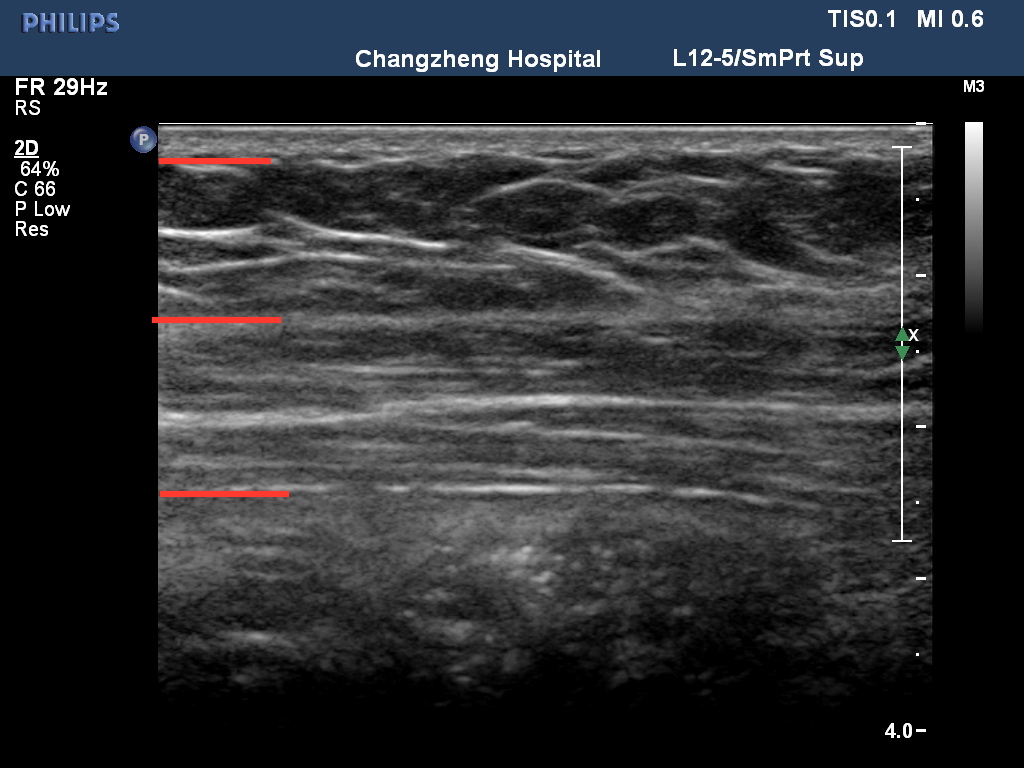
#> input picture image/2.jpg, 1024 x 768 px, found by its file name
$ python cv2_canny_edge_detection.py
#> lines starting #> are read from the running program, lines starting #| are printed output that depends on the picture; after the words box and inside, x2 and y2 are one past the last pixel; in counts of white or black regions, pixels touching at a corner belong together
# ex2tron's blog:
# http://ex2tron.wang

import cv2
import numpy as np

# 1.Canny边缘检测
img = cv2.imread(r'D:\TONG\PycharmProjects\ultrasound image\image\2.jpg', 0)
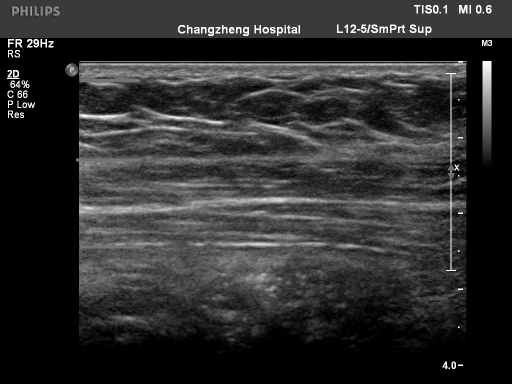
#> img: shape (768, 1024) (shown at 1/2 size); min 0, max 255, mean 45.4
edges = cv2.Canny(img, 30, 70)
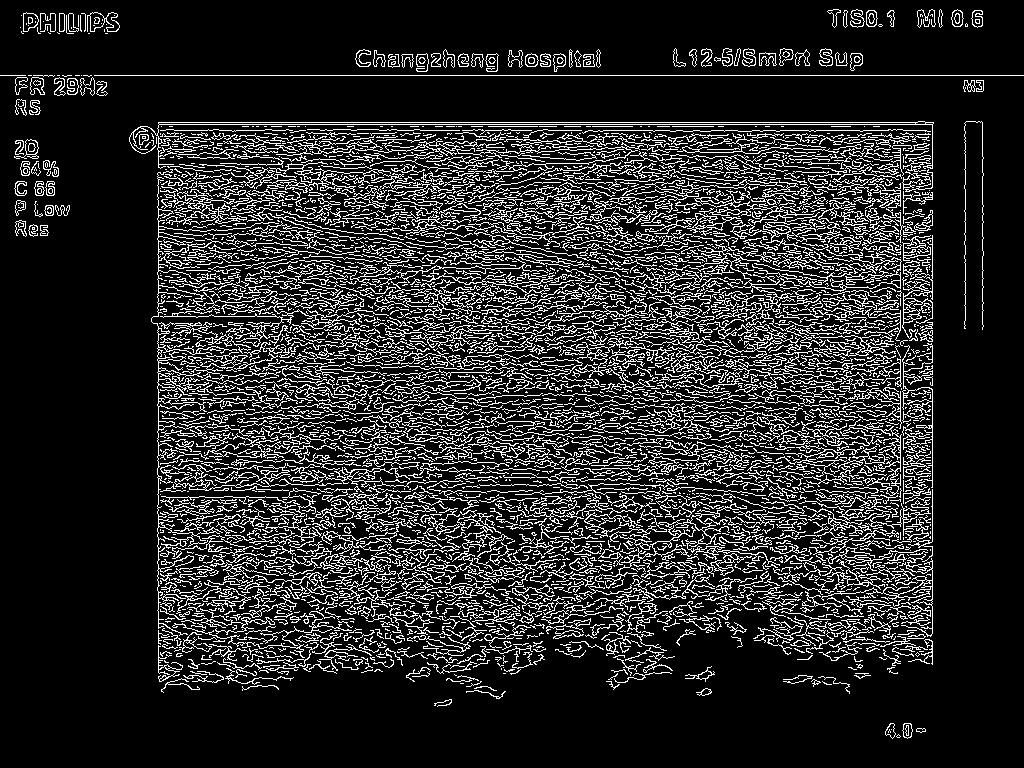
#> edges: shape (768, 1024); 15.9% white in thin lines or dots

# cv2.imshow('canny', edges)
# cv2.waitKey(0)


# 2.先阈值，后边缘检测
# 阈值分割（使用到了番外篇讲到的Otsu自动阈值）
_, thresh = cv2.threshold(img, 0, 255, cv2.THRESH_BINARY + cv2.THRESH_OTSU)
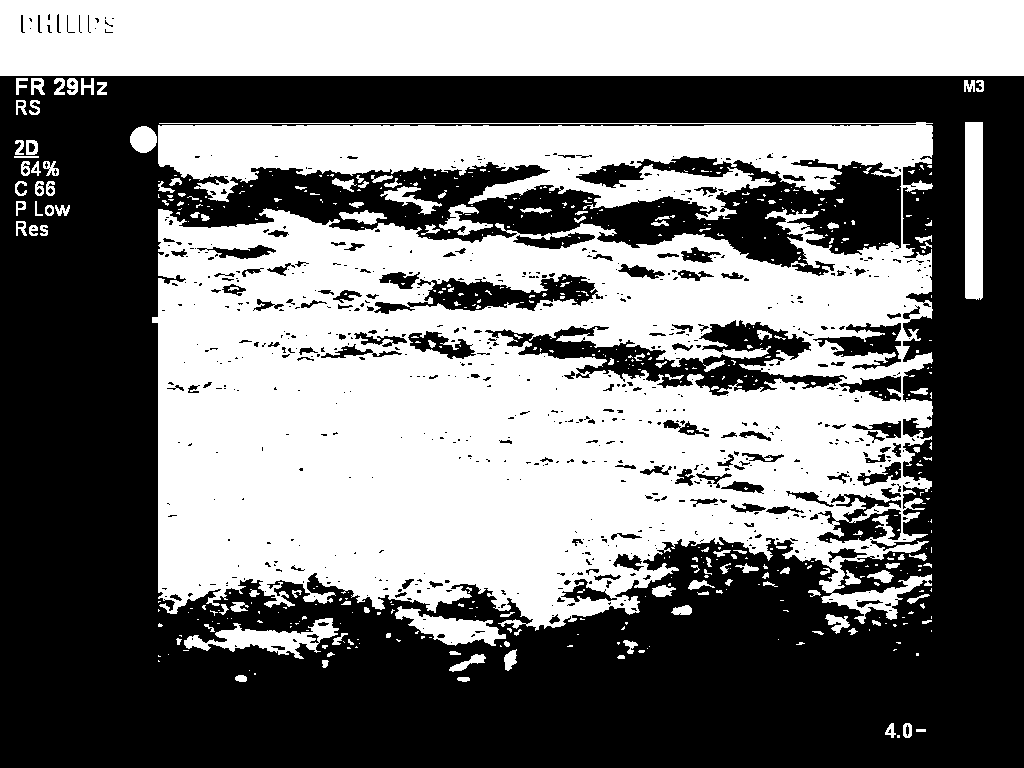
#> thresh: shape (768, 1024); 47.4% white; 551 white regions (412 under 20 px), largest, box (x1, y1, x2, y2) and area: (152, 122, 933, 631) 275006, (0, 0, 1024, 76) 77571, (965, 122, 983, 300) 3186
edges = cv2.Canny(thresh, 30, 70)
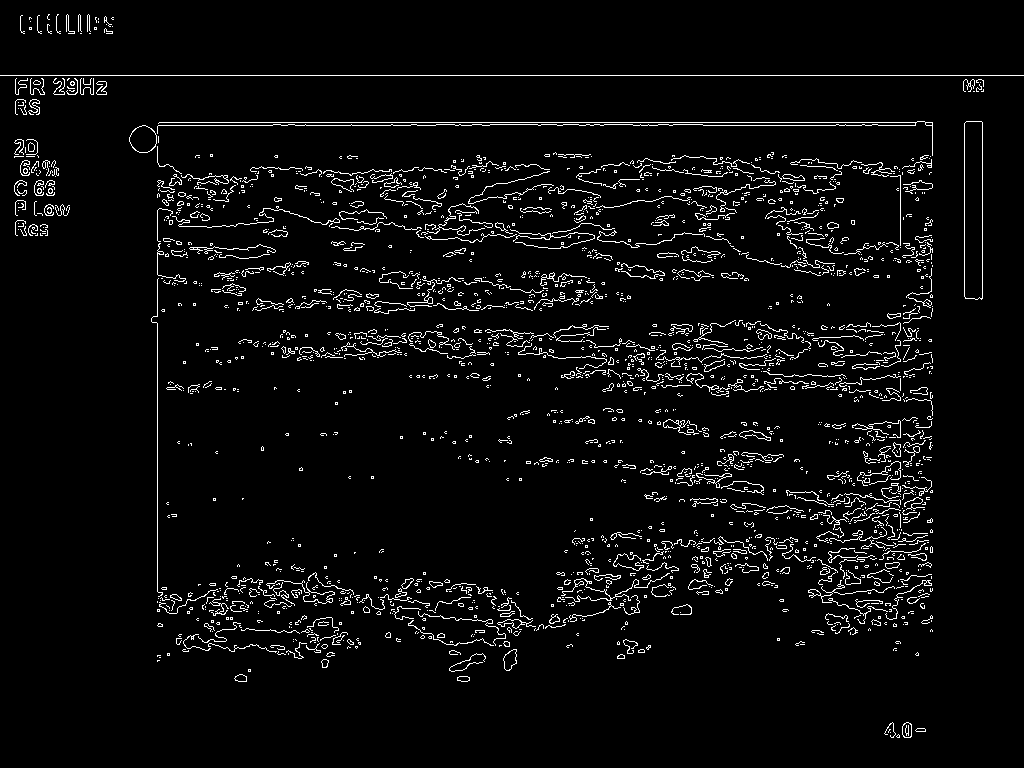
#> edges: shape (768, 1024); 4.4% white in thin lines or dots

cv2.imshow('canny',  thresh)
cv2.waitKey(0)

cv2.imshow('canny',  edges)
cv2.waitKey(0)

$ run again, with image/1.jpg copied over image/2.jpg
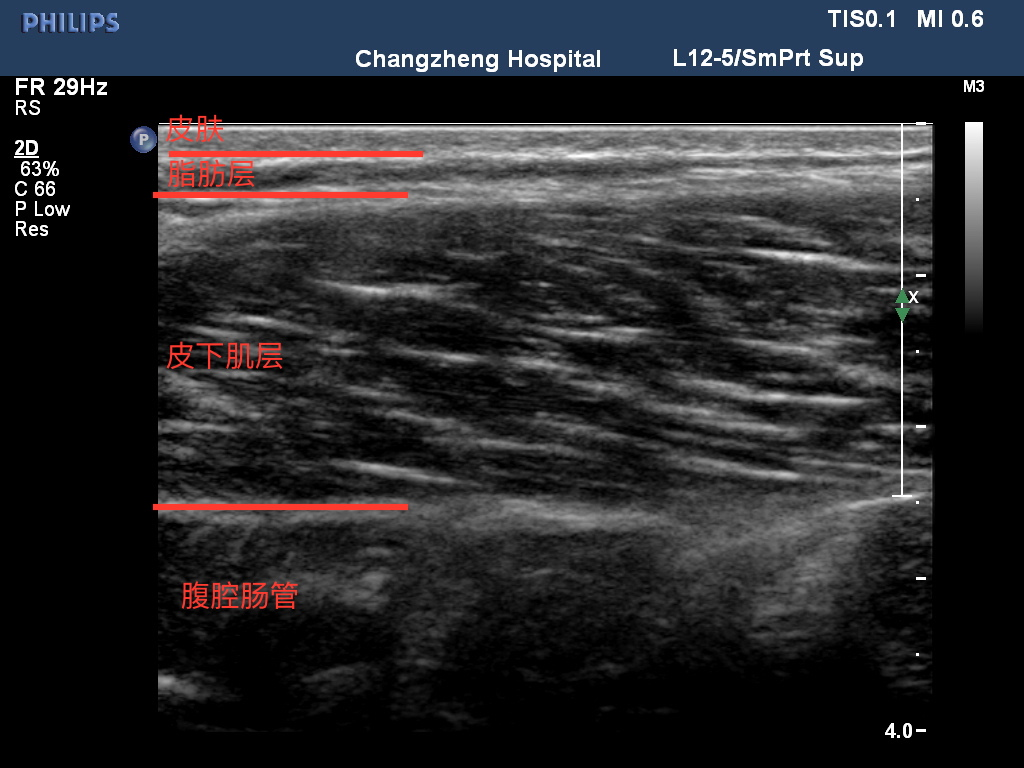
#> input picture image/1.jpg, 1024 x 768 px, found by its file name
#> `edges = cv2.Canny(img, 30, 70)`:
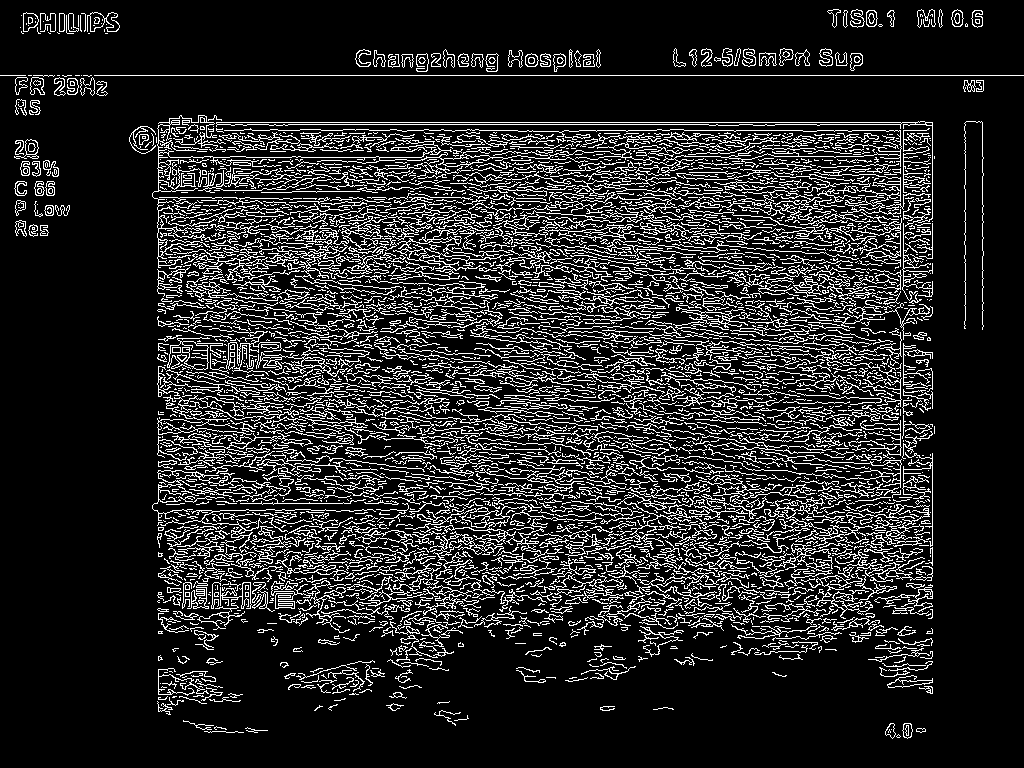
#> edges: shape (768, 1024); 15.1% white in thin lines or dots
#> thresh: shape (768, 1024); 18.8% white; 499 white regions (299 under 20 px), largest, box (x1, y1, x2, y2) and area: (153, 115, 933, 605) 103352, (965, 122, 983, 280) 2842, (642, 400, 824, 440) 2357
#> `edges = cv2.Canny(thresh, 30, 70)`:
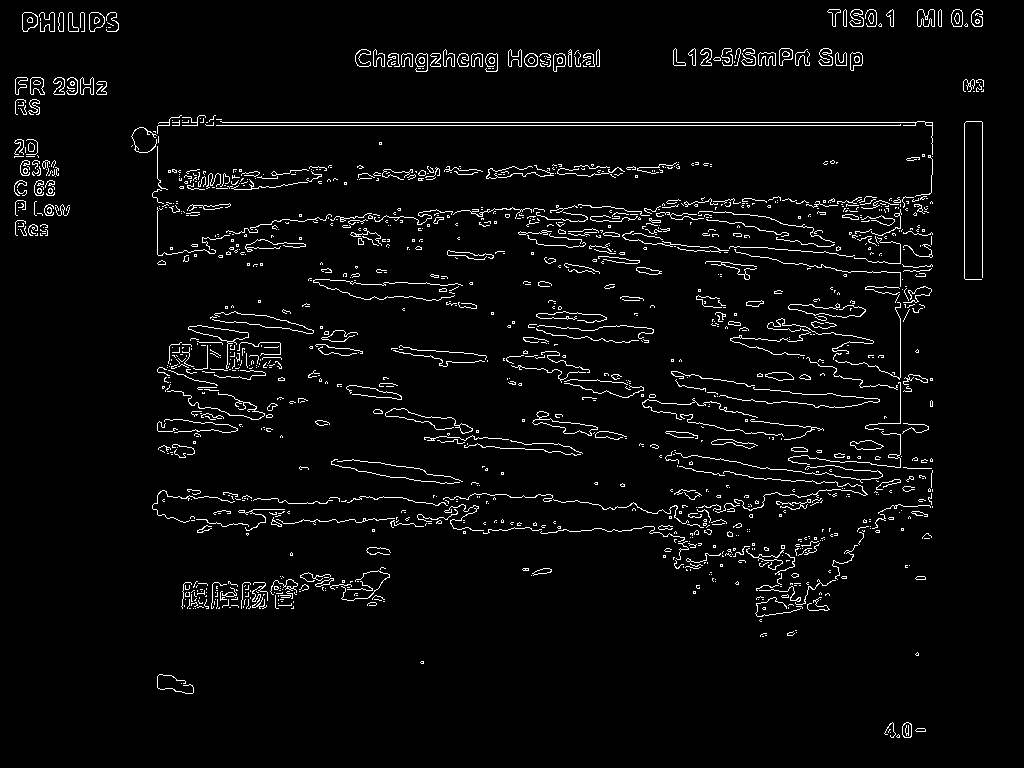
#> edges: shape (768, 1024); 3.8% white in thin lines or dots, all inside (x1, y1, x2, y2) = (14, 9, 984, 738)

$ run again, with image/10.jpg copied over image/2.jpg
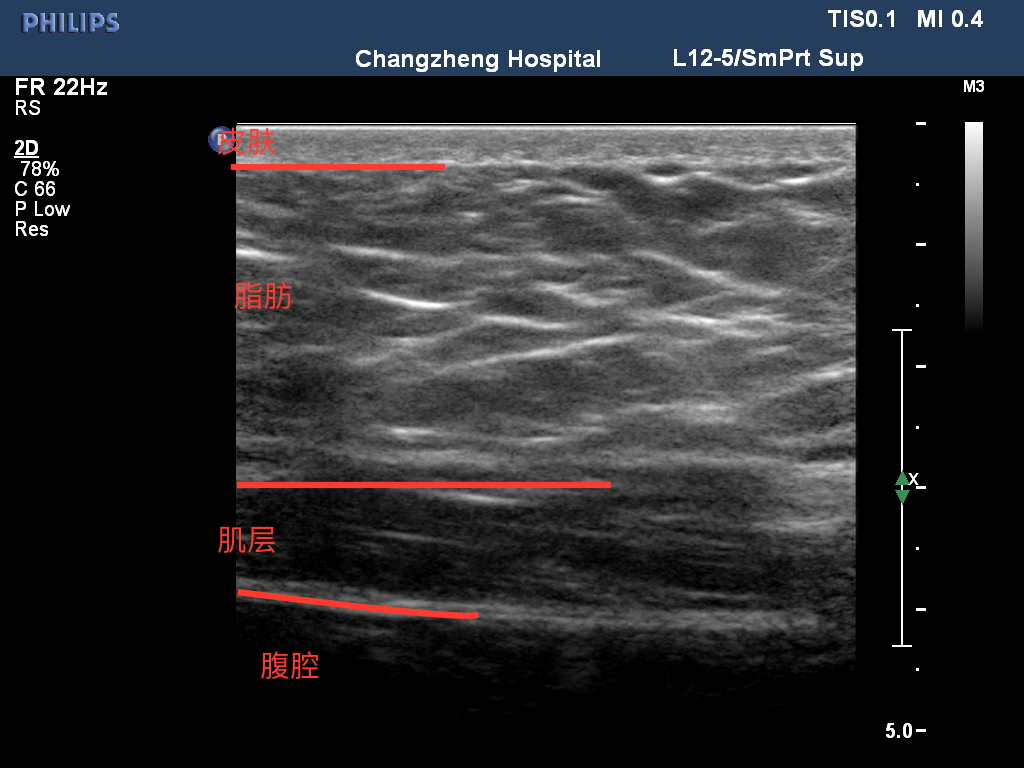
#> input picture image/10.jpg, 1024 x 768 px, found by its file name
#> `edges = cv2.Canny(img, 30, 70)`:
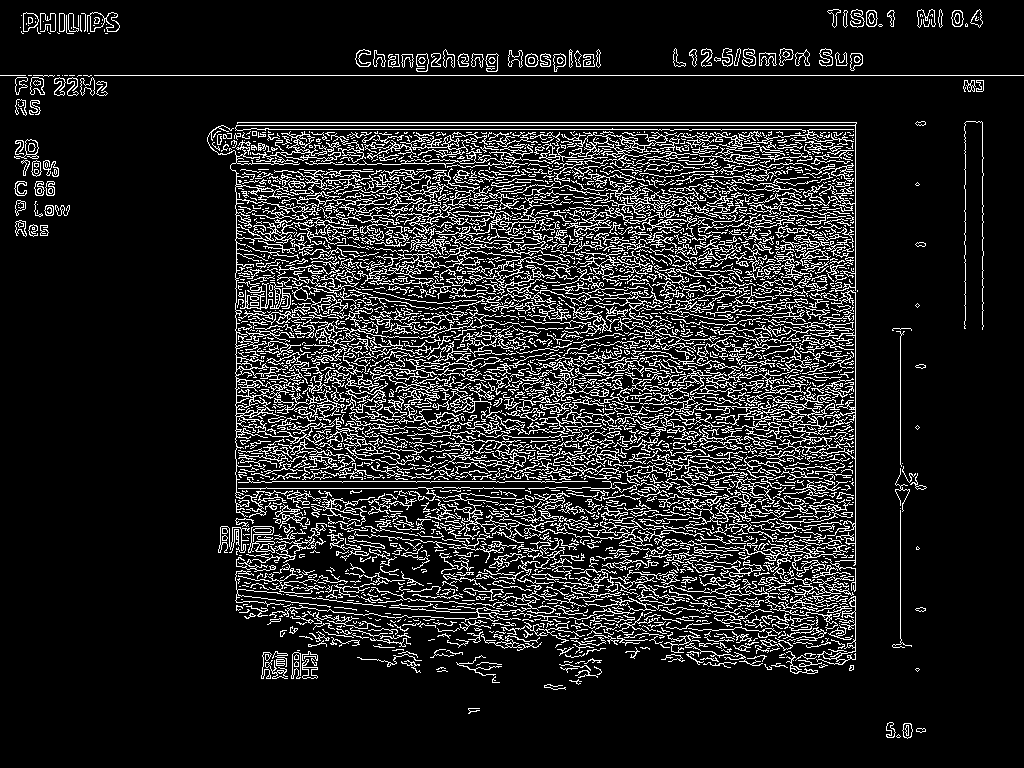
#> edges: shape (768, 1024); 13.2% white in thin lines or dots
#> thresh: shape (768, 1024); 42.1% white; 258 white regions (181 under 20 px), largest, box (x1, y1, x2, y2) and area: (208, 125, 856, 561) 226413, (0, 0, 1024, 76) 77570, (236, 576, 837, 640) 13597
#> `edges = cv2.Canny(thresh, 30, 70)`:
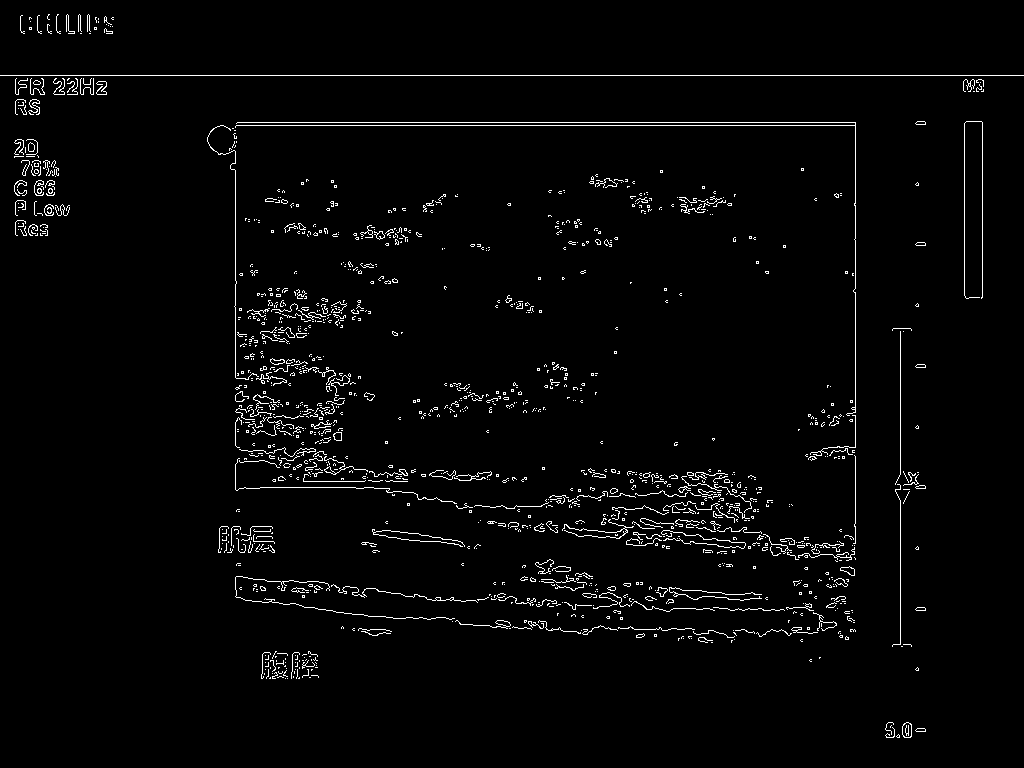
#> edges: shape (768, 1024); 2.4% white in thin lines or dots
